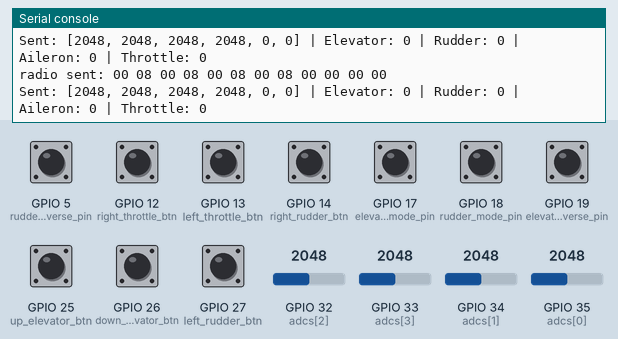
Recording of a program running on a simulated ESP32 board running MicroPython. Shown: the last lines printed to the serial console. The test bench sets the inputs (shaded band); at power-on: GPIO 5 (rudder_reverse_pin), GPIO 12 (right_throttle_btn), GPIO 13 (left_throttle_btn), GPIO 14 (right_rudder_btn), GPIO 17 (elevator_mode_pin), GPIO 18 (rudder_mode_pin), GPIO 19 (elevator_reverse_pin), GPIO 25 (up_elevator_btn), GPIO 26 (down_elevator_btn), GPIO 27 (left_rudder_btn) HIGH, GPIO 32 (adcs[2]) = 2048, GPIO 33 (adcs[3]) = 2048, GPIO 34 (adcs[1]) = 2048, GPIO 35 (adcs[0]) = 2048 (analog values on the 0–4095 scale). No radio messages arrive unless stated (any console line starting 'radio sent:' is added by the test bench).

Above: at 1.2 s.
1.3 s: GPIO 32 (adcs[2]) set to 2866
At 1.33 s:
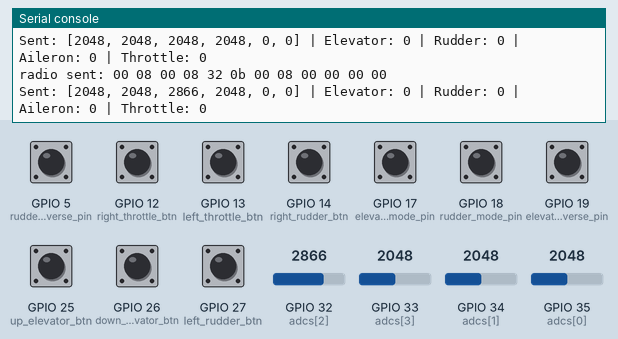
2.8 s: GPIO 33 (adcs[3]) set to 2866
At 2.81 s:
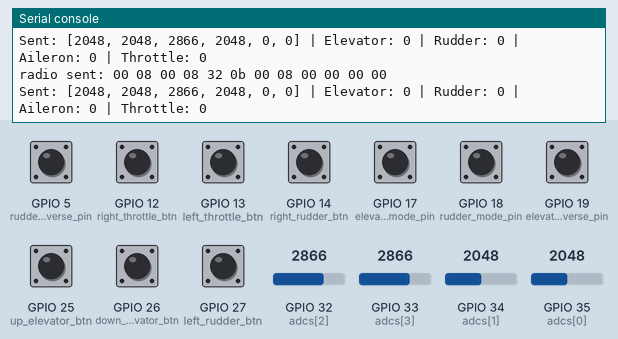
4.4 s: GPIO 34 (adcs[1]) set to 2866
At 4.45 s:
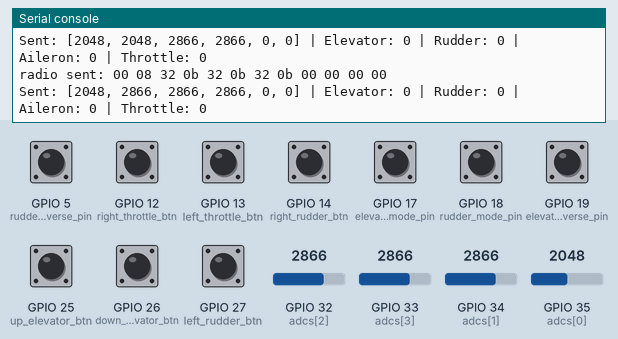
5.9 s: GPIO 35 (adcs[0]) set to 2866
At 5.92 s:
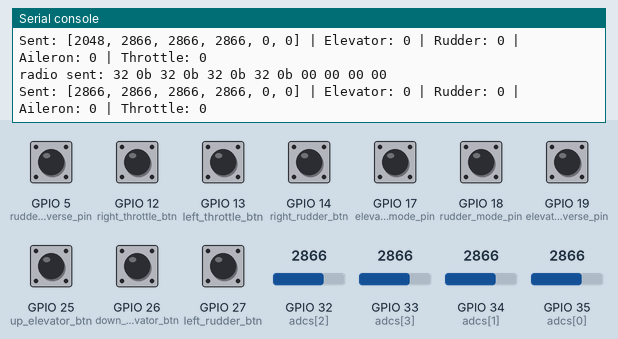
7.4 s: GPIO 5 (rudder_reverse_pin) pulled LOW for 0.15 s
At 7.45 s:
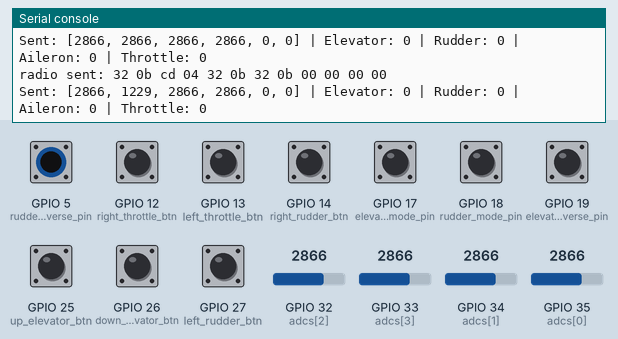
9.0 s: GPIO 12 (right_throttle_btn) pulled LOW for 0.15 s
At 9.04 s:
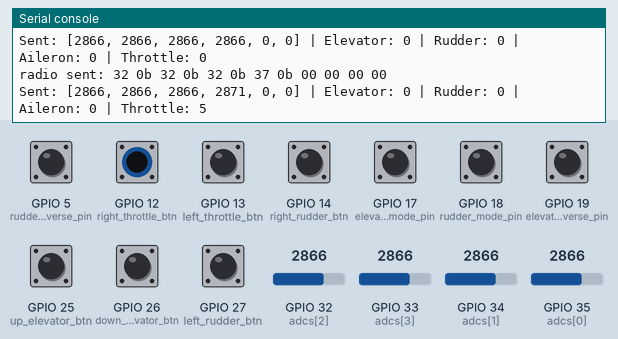
Timing chart, 0 to 11.6 s (numbered marks = the images above; inputs shaded):
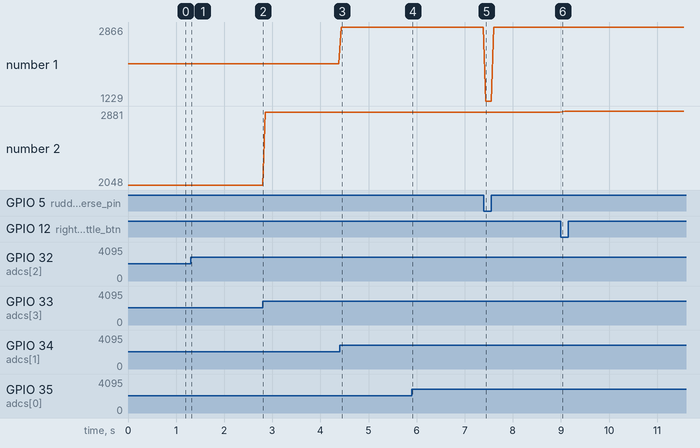

The program:

Flight_Controller_Tx_TRIM.py
```python
import machine, network, espnow, time, struct

# Wi-Fi in station mode (mandatory for ESP-NOW)
w0 = network.WLAN(network.STA_IF)
w0.active(True)
w0.disconnect()

# ESP-NOW initialization
e = espnow.ESPNow()
e.active(True)
peer = b'\xFF\xFF\xFF\xFF\xFF\xFF'   # Broadcast or replace with actual MAC
e.add_peer(peer)

# ADC pins mapped to flight controls
# pin35=Elevator, pin34=Rudder, pin32=Aileron, pin33=Throttle
adc_pins = [35, 34, 32, 33]          # [Elevator, Rudder, Aileron, Throttle]
adcs = [machine.ADC(machine.Pin(pin)) for pin in adc_pins]
for adc in adcs:
    adc.atten(machine.ADC.ATTN_11DB) # Full range (0–4095)

# Trim settings
TRIM_STEP = 5                        # Step size for trim adjustments
TRIM_MIN = -1000                     # Minimum trim value
TRIM_MAX = 1000                      # Maximum trim value

# Trim offsets for each control channel
elevator_trim = 0                    # ADC[0] - Pin 35
rudder_trim = 0                      # ADC[1] - Pin 34
aileron_trim = 0                     # ADC[2] - Pin 32
throttle_trim = 0                    # ADC[3] - Pin 33

# Trim buttons configuration (active LOW)
down_elevator_btn  = machine.Pin(26, machine.Pin.IN, machine.Pin.PULL_UP)    # Down elevator trim
up_elevator_btn    = machine.Pin(25, machine.Pin.IN, machine.Pin.PULL_UP)    # Up elevator trim

left_throttle_btn  = machine.Pin(13, machine.Pin.IN, machine.Pin.PULL_UP)    # Left throttle trim
right_throttle_btn = machine.Pin(12, machine.Pin.IN, machine.Pin.PULL_UP)    # Right throttle trim

# Control pins for elevator reverse function
elevator_mode_pin    = machine.Pin(17, machine.Pin.IN, machine.Pin.PULL_UP)  # Mode selection
elevator_reverse_pin = machine.Pin(19, machine.Pin.IN, machine.Pin.PULL_UP)  # Reverse control

# Control pins for rudder reverse function
rudder_mode_pin    = machine.Pin(18, machine.Pin.IN, machine.Pin.PULL_UP)   # Mode selection
rudder_reverse_pin = machine.Pin(5,  machine.Pin.IN, machine.Pin.PULL_UP)   # Reverse control

# Rudder trim buttons
left_rudder_btn    = machine.Pin(27, machine.Pin.IN, machine.Pin.PULL_UP)   # Left rudder trim
right_rudder_btn   = machine.Pin(14, machine.Pin.IN, machine.Pin.PULL_UP)   # Right rudder trim


while True:
    try:
        # --- Process trim button inputs ---
        # Elevator trim adjustments
        if not down_elevator_btn.value():
            elevator_trim = max(TRIM_MIN, elevator_trim - TRIM_STEP)
        if not up_elevator_btn.value():
            elevator_trim = min(TRIM_MAX, elevator_trim + TRIM_STEP)

        # Rudder trim adjustments
        if not left_rudder_btn.value():
            rudder_trim = max(TRIM_MIN, rudder_trim - TRIM_STEP)
        if not right_rudder_btn.value():
            rudder_trim = min(TRIM_MAX, rudder_trim + TRIM_STEP)

        # Throttle trim adjustments
        if not left_throttle_btn.value():
            throttle_trim = max(TRIM_MIN, throttle_trim - TRIM_STEP)
        if not right_throttle_btn.value():
            throttle_trim = min(TRIM_MAX, throttle_trim + TRIM_STEP)

        # --- Read and process control values ---
        values = [adc.read() for adc in adcs]                       # Read all ADC values

        # Apply trims and process elevator control
        values[0] = max(0, min(4095, values[0] + elevator_trim))    # Elevator (Pin 35)
        if elevator_mode_pin.value() and not elevator_reverse_pin.value():
            values[0] = 4095 - values[0]                            # Reverse elevator if enabled

        # Apply trims and process rudder control
        values[1] = max(0, min(4095, values[1] + rudder_trim))      # Rudder (Pin 34)
        if rudder_mode_pin.value() and not rudder_reverse_pin.value():
            values[1] = 4095 - values[1]                            # Reverse rudder if enabled

        # Apply remaining trims
        values[2] = max(0, min(4095, values[2] + aileron_trim))     # Aileron (Pin 32)
        values[3] = max(0, min(4095, values[3] + throttle_trim))    # Throttle (Pin 33)

        # --- Prepare and send data ---
        while len(values) < 6:                                      # Pad to 6 channels
            values.append(0)

        packed = struct.pack('6H', *values)                         # Pack values for transmission
        e.send(peer, packed)                                        # Send over ESP-NOW

        # --- Debug output ---
        print("Sent:", values, "| Elevator:", elevator_trim, "| Rudder:", rudder_trim,
              "| Aileron:", aileron_trim, "| Throttle:", throttle_trim)
        time.sleep(0.05)                                           # Control loop delay

    except KeyboardInterrupt:
        print("Program stopped")
        raise
```

Measured:
- after the input at 1.3 s, the serial console: prints a new line at once (image 1)
- after the input at 4.4 s, the serial console: prints a new line at once (image 3)
- after the input at 5.9 s, the serial console: prints a new line at once (image 4)
- after the input at 7.4 s, the serial console: prints a new line at once (image 5)
- after the input at 9.0 s, the serial console: prints a new line at once (image 6)
- plotted number 2: 2866 → 2881 after the input at 9.0 s
